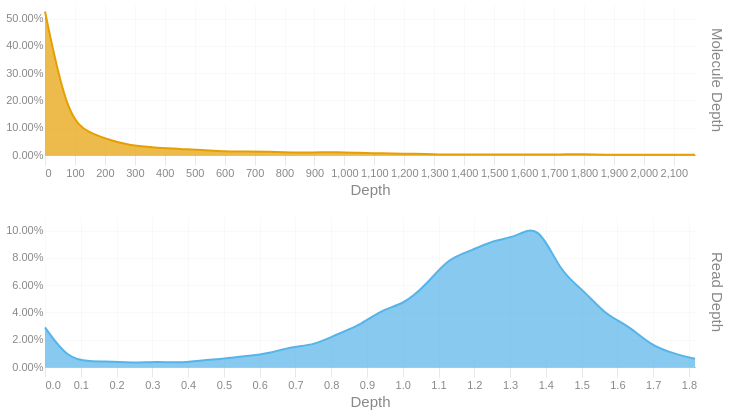

Here is the notebook cell this chart was saved with:
### Code cell
readdep = depth_hist(tb['Read Depth'], q99, 3)
readdep = readdep.with_columns(pl.lit('Read Depth').alias('Metric'))
if not SKIPLR:
    moldep = depth_hist(tb['Molecule Depth'], mol_q99, 1)
    moldep = moldep.with_columns(pl.lit('Molecule Depth').alias('Metric'))
    _hist = pl.concat([readdep, moldep])
    _hist = _hist.filter(pl.col('Proportion') != 0)
    with SafeRender(_hist):
        (
            alt.Chart(_hist)        
            .mark_area(interpolate = "basis")
            .encode(
                x=alt.X('Bin:Q').scale(domainMin=0).axis(alt.Axis(title='Depth')),
                y = alt.Y('Proportion:Q', title = None).axis(format = '.2%'),
                color = alt.Color('Metric:N').legend(None),
                row = alt.Row("Metric:N").header(title = None, labelOrient = 'right'),
                tooltip = [
                    alt.Tooltip("Metric:N", title = "Metric"),
                    alt.Tooltip('Interval:N', title = "Depth Interval"),
                    alt.Tooltip('Proportion:Q', title = "% Alignments").format('.2%')
                ]
            )
            .resolve_scale(x='independent', y='independent')
            .properties(
                height = 150, width = 650,
                usermeta={'embedOptions': {'downloadFileName': f'{samplename}.depth.hist'}}
            )
        ).display()
else:
    readdep = readdep.filter(pl.col('Proportion') != 0)
    with SafeRender(readdep):
        (
            alt.Chart(readdep)        
            .mark_area(interpolate = "basis")
            .encode(
                x=alt.X('Bin:Q').scale(domainMin=0).axis(alt.Axis(title='Depth')),
                y = alt.Y('Proportion:Q', title = None).axis(format = '.2%'),
                tooltip = [
                    alt.Tooltip('Interval:N', title = "Depth Interval"),
                    alt.Tooltip('Proportion:Q', title = "% Alignments").format('.2%')
                ]
            )
            .properties(
                usermeta={'embedOptions': {'downloadFileName': f'{samplename}.depth.hist'}}
            )
        ).display()

### Figure 1 — Vega-Lite specification as saved in the notebook (floating-point values rounded to 4 significant figures)
{"width": 650, "height": 150, "config": {"title": {"anchor": "start", "dy": -15, "fontSize": 18, "color": "#888888", "subtitleColor": "#888888", "subtitleFontSize": 14}, "arc": {"fill": "#0072B2"}, "axis": {"domainColor": "#888888", "domainWidth": 0.5, "gridWidth": 0.2, "grid": false, "titleFontWeight": 400, "titleFontSize": 15, "labelFontSize": 11, "labelColor": "#888888", "tickColor": "#888888", "tickWidth": 0.2, "titleColor": "#888888"}, "axisBand": {"grid": false}, "axisX": {"grid": true, "tickSize": 10, "domainCap": "round"}, "axisY": {"domain": false, "grid": true, "tickSize": 0, "domainCap": "round"}, "background": "transparent", "header": {"labelFontSize": 15, "labelColor": "#888888", "titleFontSize": 15, "titleFontWeight": 600, "titleColor": "#888888"}, "legend": {"labelFont": "sans-serif", "labelFontSize": 12, "labelColor": "#888888", "symbolSize": 100, "symbolType": "circle", "titleFontSize": 12, "titlePadding": 10, "titleColor": "#888888", "title": null}, "range": {"category": ["#E69F00", "#56B4E9", "#009E73", "#F0E442", "#0072B2", "#D55E00", "#CC79A7", "#000000"], "diverging": ["#cfe8f3", "#a2d4ec", "#73bfe2", "#46abdb", "#1696d2", "#12719e"]}, "area": {"fill": "#0072B2", "fillOpacity": 0.7, "line": true, "strokeOpacity": 0.7}, "line": {"color": "#0072B2", "stroke": "#0072B2", "strokeWidth": 2}, "trail": {"color": "#0072B2", "stroke": "#0072B2", "strokeWidth": 0, "size": 1}, "point": {"filled": true, "fillOpacity": 1.0, "size": 95}, "text": {"color": "#888888", "fontSize": 11, "align": "right", "fontWeight": 400, "size": 11}, "bar": {"fill": "#0072B2", "stroke": null}, "view": {"stroke": null, "continuousWidth": 660, "continuousHeight": 400}}, "data": {"name": "data-377d17c02b8b079c3aff3e6c1b3d0d23"}, "mark": {"type": "area", "interpolate": "basis"}, "encoding": {"color": {"field": "Metric", "legend": null, "type": "nominal"}, "row": {"field": "Metric", "header": {"title": null, "labelOrient": "right"}, "type": "nominal"}, "tooltip": [{"field": "Metric", "title": "Metric", "type": "nominal"}, {"field": "Interval", "title": "Depth Interval", "type": "nominal"}, {"field": "Proportion", "format": ".2%", "title": "% Alignments", "type": "quantitative"}], "x": {"axis": {"title": "Depth"}, "field": "Bin", "scale": {"domainMin": 0}, "type": "quantitative"}, "y": {"axis": {"format": ".2%"}, "field": "Proportion", "title": null, "type": "quantitative"}}, "resolve": {"scale": {"x": "independent", "y": "independent"}}, "usermeta": {"embedOptions": {"downloadFileName": "S1_Annapolis_005.depth.hist"}}, "$schema": "https://vega.github.io/schema/vega-lite/v6.1.0.json", "datasets": {"data-377d17c02b8b079c3aff3e6c1b3d0d23": [{"Bin": 0.0, "Interval": "0.0-0.063", "Proportion": 0.029, "Metric": "Read Depth"}, {"Bin": 0.063, "Interval": "0.063-0.125", "Proportion": 0.006, "Metric": "Read Depth"}, {"Bin": 0.125, "Interval": "0.125-0.188", "Proportion": 0.004, "Metric": "Read Depth"}, {"Bin": 0.188, "Interval": "0.188-0.251", "Proportion": 0.004, "Metric": "Read Depth"}, {"Bin": 0.251, "Interval": "0.251-0.313", "Proportion": 0.003, "Metric": "Read Depth"}, {"Bin": 0.313, "Interval": "0.313-0.376", "Proportion": 0.004, "Metric": "Read Depth"}, {"Bin": 0.376, "Interval": "0.376-0.439", "Proportion": 0.003, "Metric": "Read Depth"}, {"Bin": 0.439, "Interval": "0.439-0.501", "Proportion": 0.005, "Metric": "Read Depth"}, {"Bin": 0.501, "Interval": "0.501-0.564", "Proportion": 0.006, "Metric": "Read Depth"}, {"Bin": 0.564, "Interval": "0.564-0.627", "Proportion": 0.008, "Metric": "Read Depth"}, {"Bin": 0.627, "Interval": "0.627-0.689", "Proportion": 0.01, "Metric": "Read Depth"}, {"Bin": 0.689, "Interval": "0.689-0.752", "Proportion": 0.015, "Metric": "Read Depth"}, {"Bin": 0.752, "Interval": "0.752-0.815", "Proportion": 0.016, "Metric": "Read Depth"}, {"Bin": 0.815, "Interval": "0.815-0.877", "Proportion": 0.024, "Metric": "Read Depth"}, {"Bin": 0.877, "Interval": "0.877-0.94", "Proportion": 0.03, "Metric": "Read Depth"}, {"Bin": 0.94, "Interval": "0.94-1.003", "Proportion": 0.042, "Metric": "Read Depth"}, {"Bin": 1.003, "Interval": "1.003-1.065", "Proportion": 0.046, "Metric": "Read Depth"}, {"Bin": 1.065, "Interval": "1.065-1.128", "Proportion": 0.06, "Metric": "Read Depth"}, {"Bin": 1.128, "Interval": "1.128-1.191", "Proportion": 0.08, "Metric": "Read Depth"}, {"Bin": 1.191, "Interval": "1.191-1.253", "Proportion": 0.085, "Metric": "Read Depth"}, {"Bin": 1.253, "Interval": "1.253-1.316", "Proportion": 0.093, "Metric": "Read Depth"}, {"Bin": 1.316, "Interval": "1.316-1.379", "Proportion": 0.095, "Metric": "Read Depth"}, {"Bin": 1.379, "Interval": "1.379-1.441", "Proportion": 0.106, "Metric": "Read Depth"}, {"Bin": 1.441, "Interval": "1.441-1.504", "Proportion": 0.069, "Metric": "Read Depth"}, {"Bin": 1.504, "Interval": "1.504-1.567", "Proportion": 0.057, "Metric": "Read Depth"}, {"Bin": 1.567, "Interval": "1.567-1.629", "Proportion": 0.038, "Metric": "Read Depth"}, {"Bin": 1.629, "Interval": "1.629-1.692", "Proportion": 0.031, "Metric": "Read Depth"}, {"Bin": 1.692, "Interval": "1.692-1.755", "Proportion": 0.016, "Metric": "Read Depth"}, {"Bin": 1.755, "Interval": "1.755-1.817", "Proportion": 0.01, "Metric": "Read Depth"}, {"Bin": 1.817, "Interval": "1.817-1.88", "Proportion": 0.006, "Metric": "Read Depth"}, {"Bin": 0.0, "Interval": "0.0-74.9", "Proportion": 0.526, "Metric": "Molecule Depth"}, {"Bin": 74.9, "Interval": "74.9-149.7", "Proportion": 0.134, "Metric": "Molecule Depth"}, {"Bin": 149.7, "Interval": "149.7-224.6", "Proportion": 0.079, "Metric": "Molecule Depth"}, {"Bin": 224.6, "Interval": "224.6-299.4", "Proportion": 0.052, "Metric": "Molecule Depth"}, {"Bin": 299.4, "Interval": "299.4-374.3", "Proportion": 0.032, "Metric": "Molecule Depth"}, {"Bin": 374.3, "Interval": "374.3-449.1", "Proportion": 0.027, "Metric": "Molecule Depth"}, {"Bin": 449.1, "Interval": "449.1-524.0", "Proportion": 0.022, "Metric": "Molecule Depth"}, {"Bin": 524.0, "Interval": "524.0-598.8", "Proportion": 0.019, "Metric": "Molecule Depth"}, {"Bin": 598.8, "Interval": "598.8-673.7", "Proportion": 0.012, "Metric": "Molecule Depth"}, {"Bin": 673.7, "Interval": "673.7-748.5", "Proportion": 0.013, "Metric": "Molecule Depth"}, {"Bin": 748.5, "Interval": "748.5-823.4", "Proportion": 0.012, "Metric": "Molecule Depth"}, {"Bin": 823.4, "Interval": "823.4-898.3", "Proportion": 0.009, "Metric": "Molecule Depth"}, {"Bin": 898.3, "Interval": "898.3-973.1", "Proportion": 0.009, "Metric": "Molecule Depth"}, {"Bin": 973.1, "Interval": "973.1-1048.0", "Proportion": 0.011, "Metric": "Molecule Depth"}, {"Bin": 1048.0, "Interval": "1048.0-1122.8", "Proportion": 0.008, "Metric": "Molecule Depth"}, {"Bin": 1123.0, "Interval": "1122.8-1197.7", "Proportion": 0.006, "Metric": "Molecule Depth"}, {"Bin": 1198.0, "Interval": "1197.7-1272.5", "Proportion": 0.005, "Metric": "Molecule Depth"}, {"Bin": 1272.0, "Interval": "1272.5-1347.4", "Proportion": 0.004, "Metric": "Molecule Depth"}, {"Bin": 1347.0, "Interval": "1347.4-1422.2", "Proportion": 0.001, "Metric": "Molecule Depth"}, {"Bin": 1422.0, "Interval": "1422.2-1497.1", "Proportion": 0.002, "Metric": "Molecule Depth"}, {"Bin": 1497.0, "Interval": "1497.1-1571.9", "Proportion": 0.002, "Metric": "Molecule Depth"}, {"Bin": 1572.0, "Interval": "1571.9-1646.8", "Proportion": 0.002, "Metric": "Molecule Depth"}, {"Bin": 1647.0, "Interval": "1646.8-1721.7", "Proportion": 0.002, "Metric": "Molecule Depth"}, {"Bin": 1722.0, "Interval": "1721.7-1796.5", "Proportion": 0.002, "Metric": "Molecule Depth"}, {"Bin": 1796.0, "Interval": "1796.5-1871.4", "Proportion": 0.003, "Metric": "Molecule Depth"}, {"Bin": 1871.0, "Interval": "1871.4-1946.2", "Proportion": 0.001, "Metric": "Molecule Depth"}, {"Bin": 1946.0, "Interval": "1946.2-2021.1", "Proportion": 0.001, "Metric": "Molecule Depth"}, {"Bin": 2021.0, "Interval": "2021.1-2095.9", "Proportion": 0.001, "Metric": "Molecule Depth"}, {"Bin": 2096.0, "Interval": "2095.9-2170.8", "Proportion": 0.001, "Metric": "Molecule Depth"}, {"Bin": 2171.0, "Interval": "2170.8-2245.64", "Proportion": 0.001, "Metric": "Molecule Depth"}]}}
